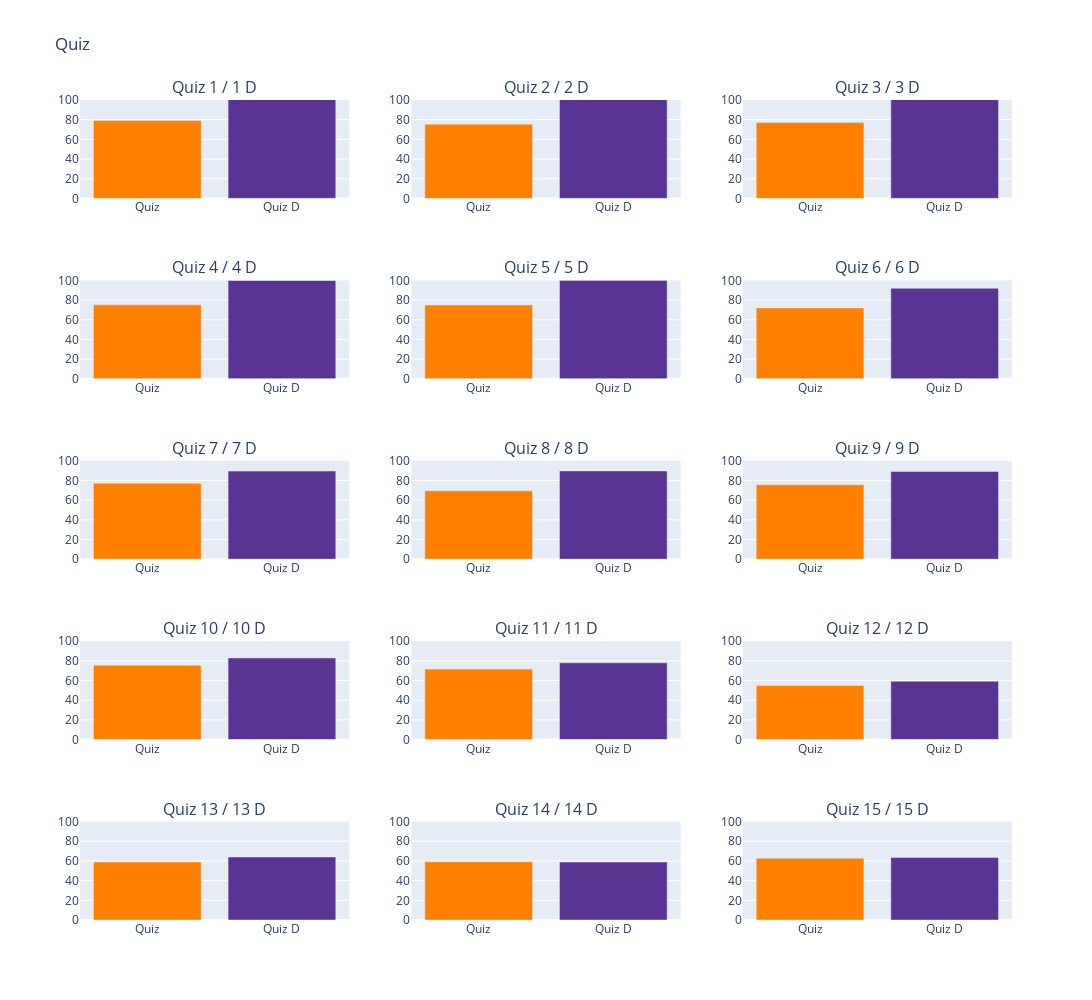

This figure's notebook cell:
### Code cell
quiz_metrics=create_quiz_metrics_dataset(enfermagem)
plot_quiz_bar(quiz_data=quiz_metrics, n_rows=5, n_cols=3)

### Figure 1 — Plotly figure (JSON) as saved in the notebook; plotly's stock layout.template omitted (floating-point values rounded to 4 significant figures)
{"data": [{"marker": {"color": "#FF7F00"}, "name": "Quiz 1 média", "type": "bar", "x": ["Quiz"], "xaxis": "x", "y": [79.27], "yaxis": "y"}, {"marker": {"color": "#593493"}, "name": "quiz 1 D média", "type": "bar", "x": ["Quiz D"], "xaxis": "x", "y": [135.8], "yaxis": "y"}, {"marker": {"color": "#FF7F00"}, "name": "Quiz 2 média", "type": "bar", "x": ["Quiz"], "xaxis": "x2", "y": [75.43], "yaxis": "y2"}, {"marker": {"color": "#593493"}, "name": "quiz 2 D média", "type": "bar", "x": ["Quiz D"], "xaxis": "x2", "y": [119.4], "yaxis": "y2"}, {"marker": {"color": "#FF7F00"}, "name": "Quiz 3 média", "type": "bar", "x": ["Quiz"], "xaxis": "x3", "y": [77.12], "yaxis": "y3"}, {"marker": {"color": "#593493"}, "name": "quiz 3 D média", "type": "bar", "x": ["Quiz D"], "xaxis": "x3", "y": [108.7], "yaxis": "y3"}, {"marker": {"color": "#FF7F00"}, "name": "Quiz 4 média", "type": "bar", "x": ["Quiz"], "xaxis": "x4", "y": [75.2], "yaxis": "y4"}, {"marker": {"color": "#593493"}, "name": "quiz 4 D média", "type": "bar", "x": ["Quiz D"], "xaxis": "x4", "y": [100.0], "yaxis": "y4"}, {"marker": {"color": "#FF7F00"}, "name": "Quiz 5 média", "type": "bar", "x": ["Quiz"], "xaxis": "x5", "y": [75.03], "yaxis": "y5"}, {"marker": {"color": "#593493"}, "name": "quiz 5 D média", "type": "bar", "x": ["Quiz D"], "xaxis": "x5", "y": [100.1], "yaxis": "y5"}, {"marker": {"color": "#FF7F00"}, "name": "Quiz 6 média", "type": "bar", "x": ["Quiz"], "xaxis": "x6", "y": [72.03], "yaxis": "y6"}, {"marker": {"color": "#593493"}, "name": "quiz 6 D média", "type": "bar", "x": ["Quiz D"], "xaxis": "x6", "y": [91.96], "yaxis": "y6"}, {"marker": {"color": "#FF7F00"}, "name": "Quiz 7 média", "type": "bar", "x": ["Quiz"], "xaxis": "x7", "y": [77.2], "yaxis": "y7"}, {"marker": {"color": "#593493"}, "name": "quiz 7 D média", "type": "bar", "x": ["Quiz D"], "xaxis": "x7", "y": [89.56], "yaxis": "y7"}, {"marker": {"color": "#FF7F00"}, "name": "Quiz 8 média", "type": "bar", "x": ["Quiz"], "xaxis": "x8", "y": [69.53], "yaxis": "y8"}, {"marker": {"color": "#593493"}, "name": "quiz 8 D média", "type": "bar", "x": ["Quiz D"], "xaxis": "x8", "y": [89.73], "yaxis": "y8"}, {"marker": {"color": "#FF7F00"}, "name": "Quiz 9 média", "type": "bar", "x": ["Quiz"], "xaxis": "x9", "y": [75.64], "yaxis": "y9"}, {"marker": {"color": "#593493"}, "name": "quiz 9 D média", "type": "bar", "x": ["Quiz D"], "xaxis": "x9", "y": [89.23], "yaxis": "y9"}, {"marker": {"color": "#FF7F00"}, "name": "Quiz 10 média", "type": "bar", "x": ["Quiz"], "xaxis": "x10", "y": [75.6], "yaxis": "y10"}, {"marker": {"color": "#593493"}, "name": "quiz 10 D média", "type": "bar", "x": ["Quiz D"], "xaxis": "x10", "y": [83.03], "yaxis": "y10"}, {"marker": {"color": "#FF7F00"}, "name": "Quiz 11 média", "type": "bar", "x": ["Quiz"], "xaxis": "x11", "y": [71.63], "yaxis": "y11"}, {"marker": {"color": "#593493"}, "name": "quiz 11 D média", "type": "bar", "x": ["Quiz D"], "xaxis": "x11", "y": [78.06], "yaxis": "y11"}, {"marker": {"color": "#FF7F00"}, "name": "Quiz 12 média", "type": "bar", "x": ["Quiz"], "xaxis": "x12", "y": [54.9], "yaxis": "y12"}, {"marker": {"color": "#593493"}, "name": "quiz 12 D média", "type": "bar", "x": ["Quiz D"], "xaxis": "x12", "y": [59.36], "yaxis": "y12"}, {"marker": {"color": "#FF7F00"}, "name": "Quiz 13 média", "type": "bar", "x": ["Quiz"], "xaxis": "x13", "y": [58.9], "yaxis": "y13"}, {"marker": {"color": "#593493"}, "name": "quiz 13 D média", "type": "bar", "x": ["Quiz D"], "xaxis": "x13", "y": [64.02], "yaxis": "y13"}, {"marker": {"color": "#FF7F00"}, "name": "Quiz 14 média", "type": "bar", "x": ["Quiz"], "xaxis": "x14", "y": [59.08], "yaxis": "y14"}, {"marker": {"color": "#593493"}, "name": "quiz 14 D média", "type": "bar", "x": ["Quiz D"], "xaxis": "x14", "y": [58.92], "yaxis": "y14"}, {"marker": {"color": "#FF7F00"}, "name": "Quiz 15 média", "type": "bar", "x": ["Quiz"], "xaxis": "x15", "y": [62.8], "yaxis": "y15"}, {"marker": {"color": "#593493"}, "name": "quiz 15 D média", "type": "bar", "x": ["Quiz D"], "xaxis": "x15", "y": [63.63], "yaxis": "y15"}], "layout": {"annotations": [{"font": {"size": 16}, "showarrow": false, "text": "Quiz 1 / 1 D", "x": 0.1444, "xanchor": "center", "xref": "paper", "y": 1, "yanchor": "bottom", "yref": "paper"}, {"font": {"size": 16}, "showarrow": false, "text": "Quiz 2 / 2 D", "x": 0.5, "xanchor": "center", "xref": "paper", "y": 1, "yanchor": "bottom", "yref": "paper"}, {"font": {"size": 16}, "showarrow": false, "text": "Quiz 3 / 3 D", "x": 0.8556, "xanchor": "center", "xref": "paper", "y": 1, "yanchor": "bottom", "yref": "paper"}, {"font": {"size": 16}, "showarrow": false, "text": "Quiz 4 / 4 D", "x": 0.1444, "xanchor": "center", "xref": "paper", "y": 0.78, "yanchor": "bottom", "yref": "paper"}, {"font": {"size": 16}, "showarrow": false, "text": "Quiz 5 / 5 D", "x": 0.5, "xanchor": "center", "xref": "paper", "y": 0.78, "yanchor": "bottom", "yref": "paper"}, {"font": {"size": 16}, "showarrow": false, "text": "Quiz 6 / 6 D", "x": 0.8556, "xanchor": "center", "xref": "paper", "y": 0.78, "yanchor": "bottom", "yref": "paper"}, {"font": {"size": 16}, "showarrow": false, "text": "Quiz 7 / 7 D", "x": 0.1444, "xanchor": "center", "xref": "paper", "y": 0.56, "yanchor": "bottom", "yref": "paper"}, {"font": {"size": 16}, "showarrow": false, "text": "Quiz 8 / 8 D", "x": 0.5, "xanchor": "center", "xref": "paper", "y": 0.56, "yanchor": "bottom", "yref": "paper"}, {"font": {"size": 16}, "showarrow": false, "text": "Quiz 9 / 9 D", "x": 0.8556, "xanchor": "center", "xref": "paper", "y": 0.56, "yanchor": "bottom", "yref": "paper"}, {"font": {"size": 16}, "showarrow": false, "text": "Quiz 10 / 10 D", "x": 0.1444, "xanchor": "center", "xref": "paper", "y": 0.34, "yanchor": "bottom", "yref": "paper"}, {"font": {"size": 16}, "showarrow": false, "text": "Quiz 11 / 11 D", "x": 0.5, "xanchor": "center", "xref": "paper", "y": 0.34, "yanchor": "bottom", "yref": "paper"}, {"font": {"size": 16}, "showarrow": false, "text": "Quiz 12 / 12 D", "x": 0.8556, "xanchor": "center", "xref": "paper", "y": 0.34, "yanchor": "bottom", "yref": "paper"}, {"font": {"size": 16}, "showarrow": false, "text": "Quiz 13 / 13 D", "x": 0.1444, "xanchor": "center", "xref": "paper", "y": 0.12, "yanchor": "bottom", "yref": "paper"}, {"font": {"size": 16}, "showarrow": false, "text": "Quiz 14 / 14 D", "x": 0.5, "xanchor": "center", "xref": "paper", "y": 0.12, "yanchor": "bottom", "yref": "paper"}, {"font": {"size": 16}, "showarrow": false, "text": "Quiz 15 / 15 D", "x": 0.8556, "xanchor": "center", "xref": "paper", "y": 0.12, "yanchor": "bottom", "yref": "paper"}], "height": 1000, "showlegend": false, "title": {"text": "Quiz"}, "width": 1250, "xaxis": {"anchor": "y", "domain": [0, 0.2889]}, "xaxis10": {"anchor": "y10", "domain": [0, 0.2889]}, "xaxis11": {"anchor": "y11", "domain": [0.3556, 0.6444]}, "xaxis12": {"anchor": "y12", "domain": [0.7111, 1]}, "xaxis13": {"anchor": "y13", "domain": [0, 0.2889]}, "xaxis14": {"anchor": "y14", "domain": [0.3556, 0.6444]}, "xaxis15": {"anchor": "y15", "domain": [0.7111, 1]}, "xaxis2": {"anchor": "y2", "domain": [0.3556, 0.6444]}, "xaxis3": {"anchor": "y3", "domain": [0.7111, 1]}, "xaxis4": {"anchor": "y4", "domain": [0, 0.2889]}, "xaxis5": {"anchor": "y5", "domain": [0.3556, 0.6444]}, "xaxis6": {"anchor": "y6", "domain": [0.7111, 1]}, "xaxis7": {"anchor": "y7", "domain": [0, 0.2889]}, "xaxis8": {"anchor": "y8", "domain": [0.3556, 0.6444]}, "xaxis9": {"anchor": "y9", "domain": [0.7111, 1]}, "yaxis": {"anchor": "x", "domain": [0.88, 1], "dtick": 20, "range": [0, 100], "tick0": 0}, "yaxis10": {"anchor": "x10", "domain": [0.22, 0.34], "dtick": 20, "range": [0, 100], "tick0": 0}, "yaxis11": {"anchor": "x11", "domain": [0.22, 0.34], "dtick": 20, "range": [0, 100], "tick0": 0}, "yaxis12": {"anchor": "x12", "domain": [0.22, 0.34], "dtick": 20, "range": [0, 100], "tick0": 0}, "yaxis13": {"anchor": "x13", "domain": [0, 0.12], "dtick": 20, "range": [0, 100], "tick0": 0}, "yaxis14": {"anchor": "x14", "domain": [0, 0.12], "dtick": 20, "range": [0, 100], "tick0": 0}, "yaxis15": {"anchor": "x15", "domain": [0, 0.12], "dtick": 20, "range": [0, 100], "tick0": 0}, "yaxis2": {"anchor": "x2", "domain": [0.88, 1], "dtick": 20, "range": [0, 100], "tick0": 0}, "yaxis3": {"anchor": "x3", "domain": [0.88, 1], "dtick": 20, "range": [0, 100], "tick0": 0}, "yaxis4": {"anchor": "x4", "domain": [0.66, 0.78], "dtick": 20, "range": [0, 100], "tick0": 0}, "yaxis5": {"anchor": "x5", "domain": [0.66, 0.78], "dtick": 20, "range": [0, 100], "tick0": 0}, "yaxis6": {"anchor": "x6", "domain": [0.66, 0.78], "dtick": 20, "range": [0, 100], "tick0": 0}, "yaxis7": {"anchor": "x7", "domain": [0.44, 0.56], "dtick": 20, "range": [0, 100], "tick0": 0}, "yaxis8": {"anchor": "x8", "domain": [0.44, 0.56], "dtick": 20, "range": [0, 100], "tick0": 0}, "yaxis9": {"anchor": "x9", "domain": [0.44, 0.56], "dtick": 20, "range": [0, 100], "tick0": 0}}}
